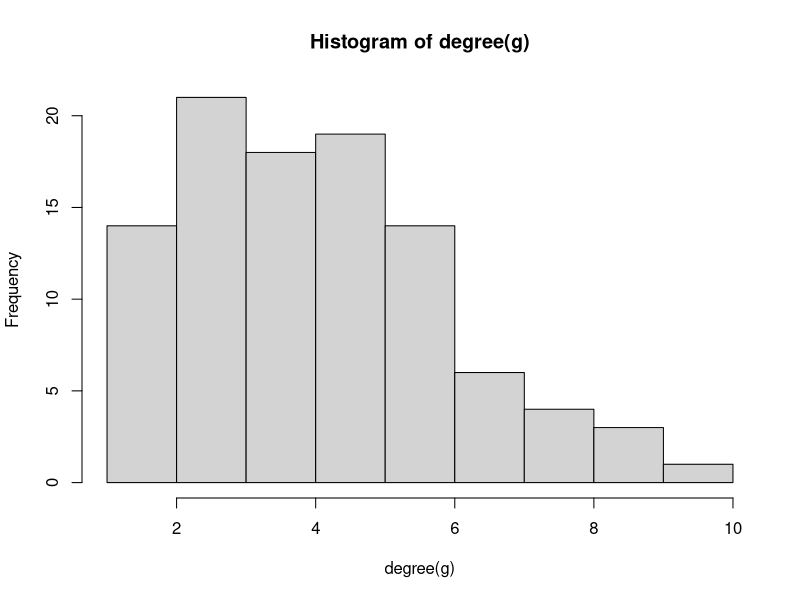
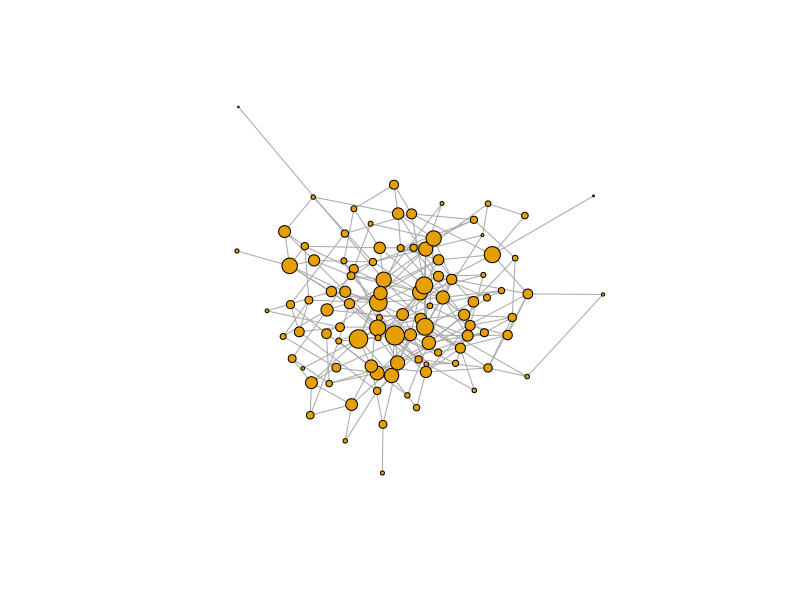

Write the R code that produced these figures, in order.
library(igraph)

g <- erdos.renyi.game(p.or.m=0.05, n=100)

summary(g)
#graf nie jest ważony na co wskazuje podsumowanie grafu (brak litery W)

#lista wierzchołków
V(g)

#lista krawędzi
E(g)

#dodanie losowych wag do krawędzi
E(g)$weight <- runif(length(E(g)), 0.01, 1)

summary(g)
#pojawił się parametr W w podsumawaniu grafu co wskazuje na to że jest już ważony

#stopnie węzłów
degree(g)

#histogram stopnie węzłów
hist(degree(g))

#liczba klastrów
clusters(g)$no

#wizualizacja grafu (rozmiar wg pageRank)
pr <- page.rank(g)$vector

plot(g, vertex.size=pr*500,
     vertex.label=NA)
